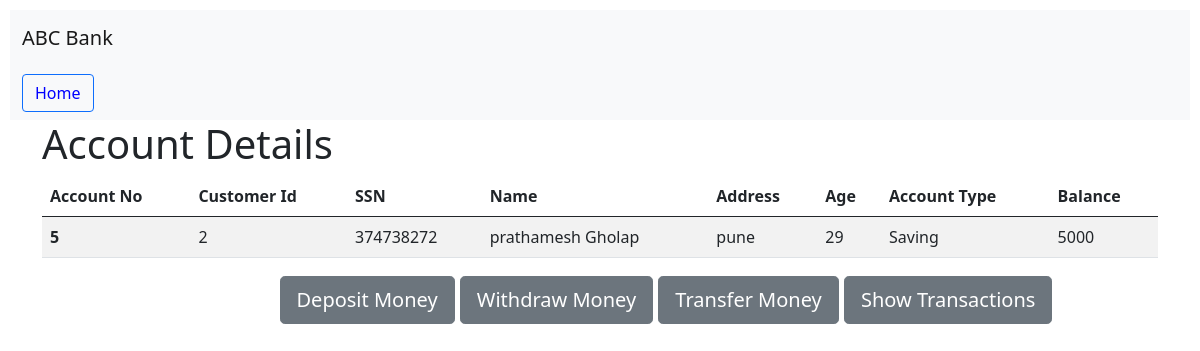
The app's page /showIndividualAccount/5, older data.
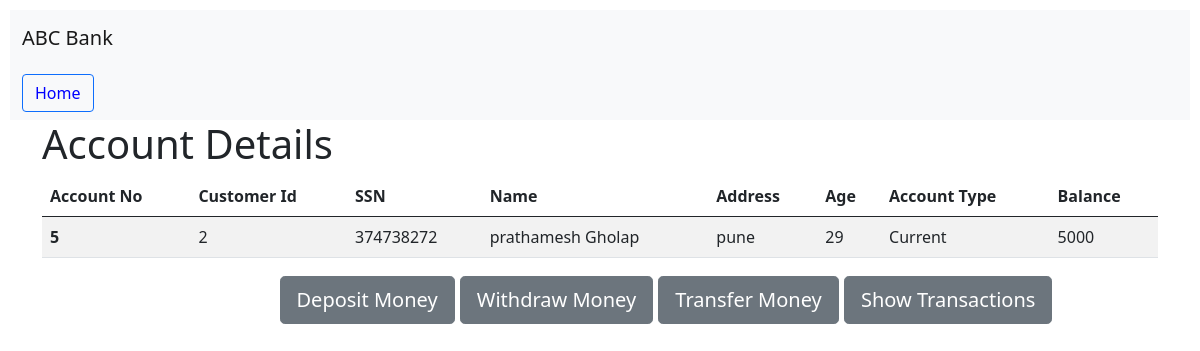
The same page, newer data.
### app.py (models this page shows)
class Account(db.Model):
    customer_id = db.Column(db.Integer,db.ForeignKey('customer.customer_id'))
    account_id = db.Column(db.Integer,primary_key=True)
    account_type = db.Column(db.String(10),nullable=False)
    balance = db.Column(db.Integer,nullable=False)

### app.py (the view)
@app.route('/showIndividualAccount/<int:account_id>',methods=['GET','POST'])
def showIndividualAccount(account_id):
    account_id = account_id
    account = Account.query.get_or_404(account_id)
    customer = Customer.query.get_or_404(account.customer_id)
    return render_template('showIndividualAccount.html',account = account,customer=customer)

### templates/showIndividualAccount.html (shortened to what this page needs)
{%extends 'base.html'%}  {%block body%}
<nav class="navbar navbar-light bg-light">
  <div class="container-fluid">
    <form class="d-flex">
      <button class="btn btn-outline-primary" type="submit">
        <a href="/CashierDashboard" style="text-decoration: none; color: blue"
          >Home</a
        >
      </button>
    </form>
  </div>
</nav>
<div class="container">
  <h1>Account Details</h1>
  <table class="table table-striped table-hover">
    <thead>
      <tr>
        <th scope="col">Account No</th>
        <th scope="col">Customer Id</th>
        <th scope="col">SSN</th>
        <th scope="col">Name</th>
        <th scope="col">Address</th>
        <th scope="col">Age</th>
        <th scope="col">Account Type</th>
        <th scope="col">Balance</th>
      </tr>
    </thead>
    <tbody>
      <tr>
        <th scope="row">
          {{account.account_id}}
        </th>
    <td>{{account.customer_id}}</td>
    <td>{{customer.ssn}}</td>
    <td>{{customer.name}}</td>
    <td>{{customer.address}}</td>
    <td>{{customer.age}}</td>
    <td>{{account.account_type}}</td>
    <td>{{account.balance}}</td>
      </tr>
      </tbody>
  </table>
<div class="row">
  <div class="col"></div>
  <div class="col-7">
    <h2>
      <span class="navbar-brand mb-0">
        <button type="button" class="btn btn-secondary btn-lg">
          <a href="/depositMoney/{{account.account_id}}" style="text-decoration: none; color: white"
            >Deposit Money</a
          >
        </button>
        <button type="button" class="btn btn-secondary btn-lg">
          <a href="/withdrawMoney/{{account.account_id}}" style="text-decoration: none; color: white"
            >Withdraw Money</a
          >
        </button>
      <button type="button" class="btn btn-secondary btn-lg">
        <a href="/transferMoney/{{account.account_id}}" style="text-decoration: none; color: white"
          >Transfer Money</a
        >
      </button>
    <button type="button" class="btn btn-secondary btn-lg">
      <a href="/showTransaction/{{account.account_id}}" style="text-decoration: none; color: white"
        >Show Transactions</a
      >
    </button>
      </span>
    </h2>
  </div>
  <div class="col"></div>
</div>
</div>
{%endblock%}

Row changes from the older to the newer data that the page shows:
changed Account id 5: account_type "Saving" → "Current"
